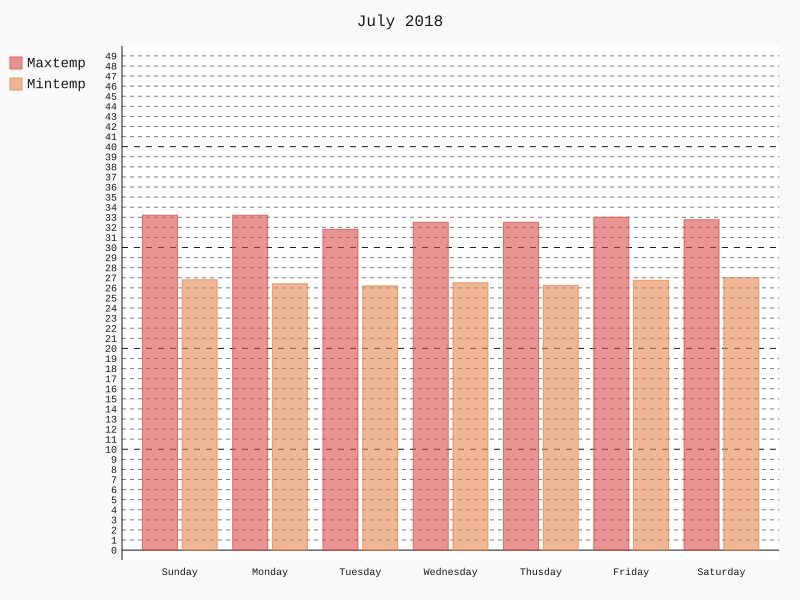

Recreate this plot in Python.
import pandas as pd
import pygal
from pygal.style import RedBlueStyle

def chart():
    """ Jul """
    data = pd.read_csv("7-july.csv")
    line_chart = pygal.Bar(fill=True, interpolate='cubic', style=RedBlueStyle)
    line_chart.title = 'July 2018'
    line_chart.x_labels = data.day
    line_chart.y_labels = map(int, range(0, 50, 1))
    line_chart.add('Maxtemp', data.Max)
    line_chart.add('Mintemp', data.Min)
    line_chart.render_to_file("7jul.svg")
chart()
